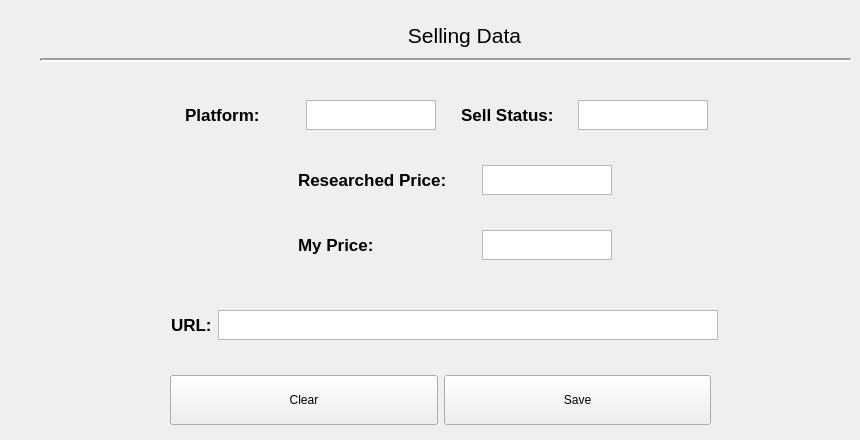
           <widget class="QWidget" name="pricing_info_tab">
            <attribute name="title">
             <string>Pricing Info</string>
            </attribute>
            <widget class="QWidget" name="layoutWidget_2">
             <property name="geometry">
              <rect>
               <x>190</x>
               <y>20</y>
               <width>549</width>
               <height>31</height>
              </rect>
             </property>
             <layout class="QVBoxLayout" name="sell_title_vert_layout">
              <property name="sizeConstraint">
               <enum>QLayout::SetMinimumSize</enum>
              </property>
              <property name="bottomMargin">
               <number>0</number>
              </property>
              <item>
               <widget class="QLabel" name="sell_data_label">
                <property name="minimumSize">
                 <size>
                  <width>0</width>
                  <height>20</height>
                 </size>
                </property>
                <property name="maximumSize">
                 <size>
                  <width>16777215</width>
                  <height>35</height>
                 </size>
                </property>
                <property name="font">
                 <font>
                  <pointsize>16</pointsize>
                 </font>
                </property>
                <property name="text">
                 <string>Selling Data</string>
                </property>
                <property name="alignment">
                 <set>Qt::AlignCenter</set>
                </property>
               </widget>
              </item>
             </layout>
            </widget>
            <widget class="QWidget" name="layoutWidget_3">
             <property name="geometry">
              <rect>
               <x>170</x>
               <y>90</y>
               <width>281</width>
               <height>51</height>
              </rect>
             </property>
             <layout class="QHBoxLayout" name="platform_hor_layout">
              <item>
               <widget class="QLabel" name="plat_label">
                <property name="maximumSize">
                 <size>
                  <width>100</width>
                  <height>30</height>
                 </size>
                </property>
                <property name="font">
                 <font>
                  <pointsize>13</pointsize>
                  <weight>75</weight>
                  <bold>true</bold>
                 </font>
                </property>
                <property name="text">
                 <string>Platform:</string>
                </property>
               </widget>
              </item>
              <item>
               <widget class="QPlainTextEdit" name="plat_pt_edit">
                <property name="maximumSize">
                 <size>
                  <width>130</width>
                  <height>30</height>
                 </size>
                </property>
                <property name="plainText">
                 <string/>
                </property>
                <property name="backgroundVisible">
                 <bool>false</bool>
                </property>
               </widget>
              </item>
             </layout>
            </widget>
            <widget class="QWidget" name="horizontalLayoutWidget_4">
             <property name="geometry">
              <rect>
               <x>290</x>
               <y>150</y>
               <width>331</width>
               <height>61</height>
              </rect>
             </property>
             <layout class="QHBoxLayout" name="research_hor_layout">
              <item>
               <widget class="QLabel" name="research_price_label">
                <property name="maximumSize">
                 <size>
                  <width>170</width>
                  <height>30</height>
                 </size>
                </property>
                <property name="font">
                 <font>
                  <pointsize>13</pointsize>
                  <weight>75</weight>
                  <bold>true</bold>
                 </font>
                </property>
                <property name="text">
                 <string>Researched Price:</string>
                </property>
               </widget>
              </item>
              <item>
               <widget class="QPlainTextEdit" name="research_pt_edit">
                <property name="maximumSize">
                 <size>
                  <width>130</width>
                  <height>30</height>
                 </size>
                </property>
                <property name="plainText">
                 <string/>
                </property>
                <property name="backgroundVisible">
                 <bool>false</bool>
                </property>
               </widget>
              </item>
             </layout>
            </widget>
            <widget class="QWidget" name="horizontalLayoutWidget_5">
             <property name="geometry">
              <rect>
               <x>290</x>
               <y>210</y>
               <width>331</width>
               <height>71</height>
              </rect>
             </property>
             <layout class="QHBoxLayout" name="my_price_hor_layout">
              <item>
               <widget class="QLabel" name="my_price_label">
                <property name="maximumSize">
                 <size>
                  <width>170</width>
                  <height>30</height>
                 </size>
                </property>
                <property name="font">
                 <font>
                  <pointsize>13</pointsize>
                  <weight>75</weight>
                  <bold>true</bold>
                 </font>
                </property>
                <property name="text">
                 <string>My Price:</string>
                </property>
               </widget>
              </item>
              <item>
               <widget class="QPlainTextEdit" name="my_price_pt_edit">
                <property name="maximumSize">
                 <size>
                  <width>130</width>
                  <height>30</height>
                 </size>
                </property>
                <property name="plainText">
                 <string/>
                </property>
                <property name="backgroundVisible">
                 <bool>false</bool>
                </property>
               </widget>
              </item>
             </layout>
            </widget>
            <widget class="QWidget" name="horizontalLayoutWidget_6">
             <property name="geometry">
              <rect>
               <x>170</x>
               <y>290</y>
               <width>551</width>
               <height>71</height>
              </rect>
             </property>
             <layout class="QHBoxLayout" name="url_hor_layout">
              <item>
               <widget class="QLabel" name="url_label">
                <property name="maximumSize">
                 <size>
                  <width>40</width>
                  <height>30</height>
                 </size>
                </property>
                <property name="font">
                 <font>
                  <pointsize>13</pointsize>
                  <weight>75</weight>
                  <bold>true</bold>
                 </font>
                </property>
                <property name="text">
                 <string>URL:</string>
                </property>
               </widget>
              </item>
              <item>
               <widget class="QPlainTextEdit" name="url_pt_edit">
                <property name="maximumSize">
                 <size>
                  <width>500</width>
                  <height>30</height>
                 </size>
                </property>
                <property name="plainText">
                 <string/>
                </property>
                <property name="backgroundVisible">
                 <bool>false</bool>
                </property>
               </widget>
              </item>
             </layout>
            </widget>
            <widget class="QWidget" name="layoutWidget_13">
             <property name="geometry">
              <rect>
               <x>450</x>
               <y>90</y>
               <width>271</width>
               <height>51</height>
              </rect>
             </property>
             <layout class="QHBoxLayout" name="sell_stat_hor_layout">
              <item>
               <widget class="QLabel" name="sell_label">
                <property name="maximumSize">
                 <size>
                  <width>100</width>
                  <height>30</height>
                 </size>
                </property>
                <property name="font">
                 <font>
                  <pointsize>13</pointsize>
                  <weight>75</weight>
                  <bold>true</bold>
                 </font>
                </property>
                <property name="text">
                 <string>Sell Status:</string>
                </property>
               </widget>
              </item>
              <item>
               <widget class="QPlainTextEdit" name="sell_stat_pt_edit">
                <property name="maximumSize">
                 <size>
                  <width>130</width>
                  <height>30</height>
                 </size>
                </property>
                <property name="plainText">
                 <string/>
                </property>
                <property name="backgroundVisible">
                 <bool>false</bool>
                </property>
               </widget>
              </item>
             </layout>
            </widget>
            <widget class="Line" name="selling_line">
             <property name="geometry">
              <rect>
               <x>40</x>
               <y>50</y>
               <width>811</width>
               <height>20</height>
              </rect>
             </property>
             <property name="lineWidth">
              <number>2</number>
             </property>
             <property name="orientation">
              <enum>Qt::Horizontal</enum>
             </property>
            </widget>
            <widget class="QWidget" name="horizontalLayoutWidget_17">
             <property name="geometry">
              <rect>
               <x>170</x>
               <y>370</y>
               <width>541</width>
               <height>61</height>
              </rect>
             </property>
             <layout class="QHBoxLayout" name="price_button_hor_layout">
              <item>
               <widget class="QPushButton" name="price_clear_button">
                <property name="minimumSize">
                 <size>
                  <width>0</width>
                  <height>50</height>
                 </size>
                </property>
                <property name="text">
                 <string>Clear</string>
                </property>
               </widget>
              </item>
              <item>
               <widget class="QPushButton" name="price_save_button">
                <property name="minimumSize">
                 <size>
                  <width>0</width>
                  <height>50</height>
                 </size>
                </property>
                <property name="text">
                 <string>Save</string>
                </property>
               </widget>
              </item>
             </layout>
            </widget>
           </widget>
